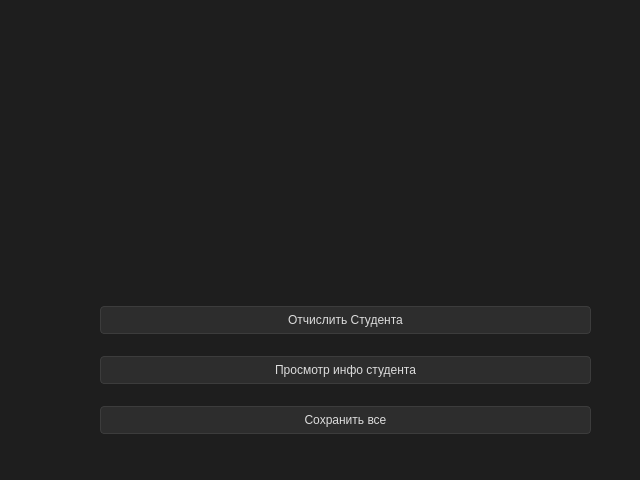
<?xml version="1.0" encoding="UTF-8"?>
<ui version="4.0">
 <class>TexPanel</class>
 <widget class="QWidget" name="TexPanel">
  <property name="geometry">
   <rect>
    <x>0</x>
    <y>0</y>
    <width>640</width>
    <height>480</height>
   </rect>
  </property>
  <property name="windowTitle">
   <string>Form</string>
  </property>
  <property name="styleSheet">
   <string notr="true">QMainWindow {
    background-color: #1e1e1e;
}

QWidget {
    background-color: #1e1e1e;
    color: #dcdcdc;
    font: 10pt &quot;Consolas&quot;;
}

/* Кнопки */
QPushButton {
    background-color: #2d2d2d;
    border: 1px solid #3c3c3c;
    border-radius: 4px;
    padding: 6px 12px;
}
QPushButton:hover {
    background-color: #3c3c3c;
}
QPushButton:pressed {
    background-color: #007acc;
    color: white;
    border: 1px solid #007acc;
}

/* Поля ввода */
QLineEdit, QPlainTextEdit, QTextEdit {
    background-color: #252526;
    border: 1px solid #3c3c3c;
    border-radius: 3px;
    padding: 4px;
    color: #dcdcdc;
    selection-background-color: #264f78;
}

/* Таблицы / списки */
QTableWidget, QTreeWidget, QListWidget {
    background-color: #1e1e1e;
    border: 1px solid #3c3c3c;
    gridline-color: #3c3c3c;
}
QHeaderView::section {
    background-color: #2d2d2d;
    color: #cccccc;
    padding: 4px;
    border: 1px solid #3c3c3c;
}

/* Панели/группы */
QGroupBox {
    border: 1px solid #3c3c3c;
    margin-top: 10px;
    padding: 6px;
}
QGroupBox::title {
    subcontrol-origin: margin;
    subcontrol-position: top left;
    padding: 0 6px;
    color: #bbbbbb;
    font-weight: bold;
}

/* Вкладки */
QTabWidget::pane {
    border: 1px solid #3c3c3c;
    background: #252526;
}
QTabBar::tab {
    background: #2d2d2d;
    padding: 6px 12px;
    border: 1px solid #3c3c3c;
}
QTabBar::tab:selected {
    background: #007acc;
    color: white;
}

/* Прогрессбары */
QProgressBar {
    border: 1px solid #3c3c3c;
    border-radius: 3px;
    text-align: center;
    background: #252526;
    color: #dcdcdc;
}
QProgressBar::chunk {
    background-color: #007acc;
}
</string>
  </property>
  <widget class="QWidget" name="verticalLayoutWidget">
   <property name="geometry">
    <rect>
     <x>100</x>
     <y>290</y>
     <width>491</width>
     <height>161</height>
    </rect>
   </property>
   <layout class="QVBoxLayout" name="verticalLayout">
    <item>
     <widget class="QPushButton" name="pushButton_3">
      <property name="text">
       <string>Отчислить Студента</string>
      </property>
     </widget>
    </item>
    <item>
     <widget class="QPushButton" name="pushButton_2">
      <property name="text">
       <string>Просмотр инфо студента</string>
      </property>
     </widget>
    </item>
    <item>
     <widget class="QPushButton" name="pushButton">
      <property name="text">
       <string>Сохранить все</string>
      </property>
     </widget>
    </item>
   </layout>
  </widget>
 </widget>
 <resources/>
 <connections/>
</ui>
